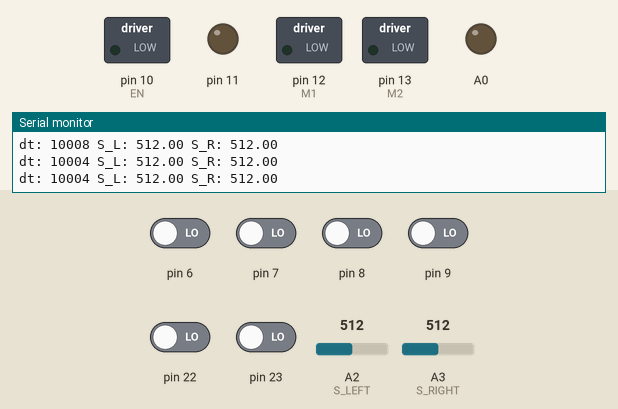
Simulated run of this sketch. Board: Arduino Uno, built with avr-gcc and run on an emulated ATmega328P. Parts: switched loads named in the sketch (green lamp = pin HIGH), output pins drawn as LEDs (lit = HIGH), the last lines printed to the serial monitor. The inputs (shaded band) are chosen by the test bench; at power-on: pin 6–9, pin 22, pin 23 LOW, A2 (S_LEFT) = 512, A3 (S_RIGHT) = 512.

Above: at 1.2 s.
1.3 s: A2 (S_LEFT) set to 463
3.5 s: A2 (S_LEFT) set to 431
5.1 s: A3 (S_RIGHT) set to 543
At 5.4 s:
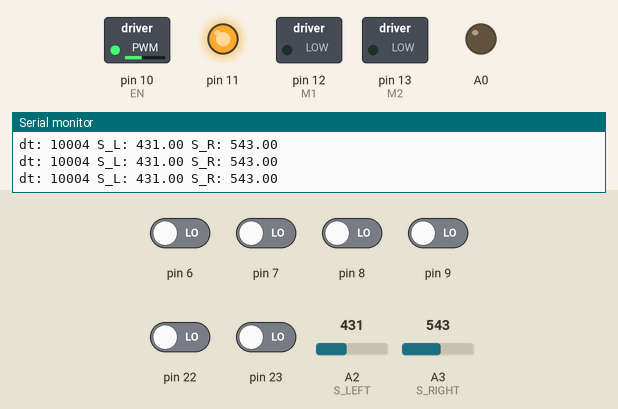
6.6 s: A3 (S_RIGHT) set to 716
At 7.5 s:
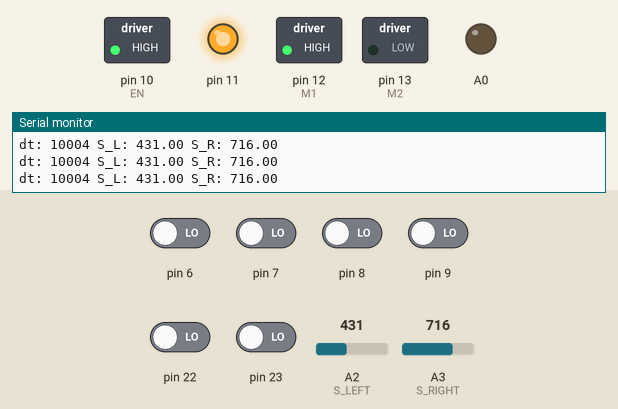
8.1 s: A3 (S_RIGHT) set to 306
At 8.7 s:
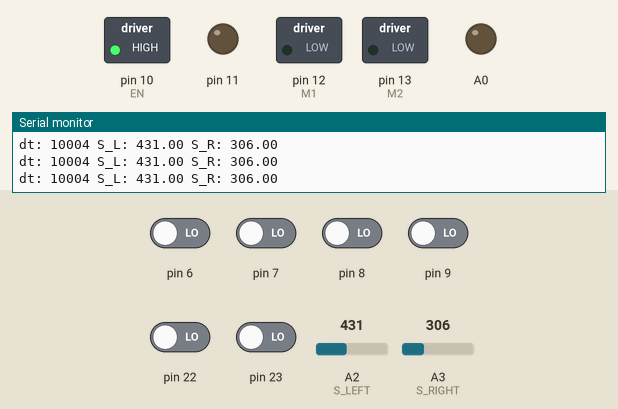
9.6 s: pin 8 driven HIGH
At 10.2 s:
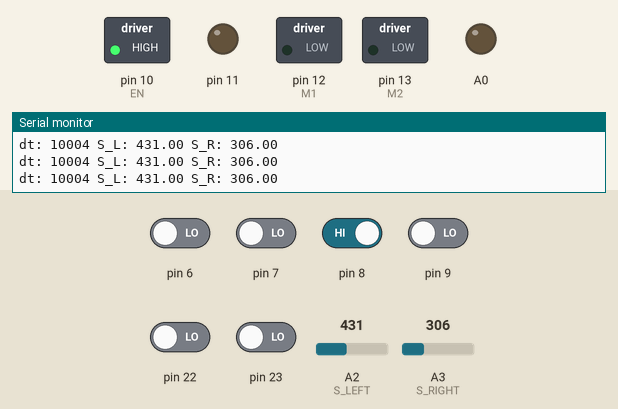
Timing chart, 0 to 12.1 s (numbered marks = the images above; inputs shaded):
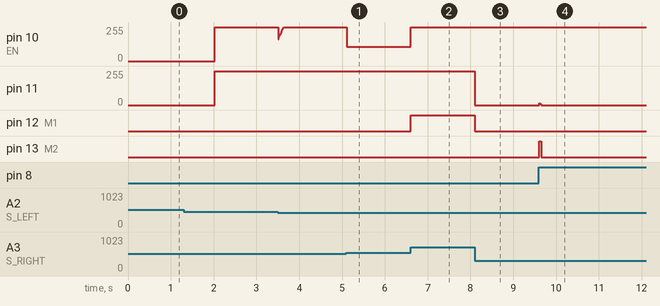

Measured:
- the behaviour switches between 531 and 532 on A3 (S_RIGHT) (found by bisection; images 0 and 1)
- after the input at 5.1 s, pin 10 (EN): 255/255 → 106/255 at once
- after the input at 6.6 s, pin 10 (EN): 106/255 → 255/255 at once; pin 12 (M1): LOW → HIGH at once
- after the input at 8.1 s, pin 11: 255/255 → 0/255 at once; pin 12 (M1): HIGH → LOW at once
- after the input at 9.6 s, pin 11: 0/255 → 13/255 at once, → 7/255 0.02 s later, → 4/255 0.01 s later, → 0/255 0.01 s later; pin 13 (M2): LOW → HIGH at once, → LOW 0.04 s later

The sketch:

progTeleg.ino
```cpp
#include <Wire.h>
#include <Arduino.h>
#include "ConnectionList.h"
#include "Defines.h"
#include "Motor.h"


MotorConnectionParams mconnp1 =
{
    .IN =      MOTOR1_IN,
    .EN =      MOTOR1_EN,
    .ENC_PPR =  MOTORS_PPR,
    .i =        MOTORS_GEAR_RATIO,
    .ke =       MOTORS_KE,
    .ENC_PORT = MOTOR1_ENC_PORT,
    .ENC_MASK = MOTOR1_ENC_MASK,
    .ENC_SHIFT= MOTOR1_ENC_SHIFT,
    .ENC_DIR =  MOTOR1_ENC_DIR,
};
MotorConnectionParams mconnp2 =
{
    .IN =      MOTOR2_IN,
    .EN =      MOTOR2_EN,
    .ENC_PPR =  MOTORS_PPR,
    .i =        MOTORS_GEAR_RATIO,
    .ke =       MOTORS_KE,
    .ENC_PORT = MOTOR2_ENC_PORT,
    .ENC_MASK = MOTOR2_ENC_MASK,
    .ENC_SHIFT= MOTOR2_ENC_SHIFT,
    .ENC_DIR =  MOTOR2_ENC_DIR,
};
MotorControllerParams mctrlp =
{
    .maxU = MOTORS_MAX_U,
    .moveU = MOTORS_MOVE_U,
    .maxSpeed = MOTORS_MAX_SPEED,
    .maxAccel = 9999,
    .Ts = Ts_s,
    .kp = MOTORS_PI_GAIN,
    .ki = MOTORS_PI_KI,
    .speedFilterT = 2*Ts_s,
    .maxUi = 9999
};
Motor motor1(&mconnp1, &mctrlp);
Motor motor2(&mconnp2, &mctrlp);

ISR(PCINT2_vect){motor1.interruptHandler();}    // Port D, PCINT16 - PCINT23
ISR(PCINT0_vect){motor2.interruptHandler();}    // Port B, PCINT0 - PCINT7

uint32_t tmr1 = 0; // таймер
uint32_t tmr2 = 0; // 2 таймер
int grey = 165; // усл значение серого
int v_f = 4; // скорость вперёд
float Kp = 0.03; // коэффициент пропорцианального регулятора
int prkt = 0; // счётчик перекрёстков
bool is_black = false; // видит ли чёрный цвет датчик
bool is_blackOld = false; // видел ли датчик чёрный цвет в предыдущей итерации
bool tmr2_flag = false; // флаг 2 таймера
int M1 = 12; // левый по ходу мотор на шилде
int M2 = 13; // правый по ходу мотор на шилде
int E1 = 10; // enable левого мотора
int E2 = 11; // enable правого мотора
int perkt_sens;
int perkt_sensOld;

uint32_t dt = 0;
float S_L;
float S_R;
float err;
float up;
float u;
float v_L;
float v_R;

void setup()
{
  Wire.begin(); // инициализация библиотеки Wire позволяющую использовать шину I2c
  Serial.begin(115200); // инициализация последавательного порта

  pinMode(M1, OUTPUT); // устанавливаем пин M1 на выход
  pinMode(M2, OUTPUT); // устанавливаем пин M2 на выход
  pinMode(A3, INPUT);
  pinMode(A0, OUTPUT);

  pinMode(S_LEFT, INPUT);
  pinMode(S_RIGHT, INPUT);

  // Det timer 2 divisor to  256 for PWM frequency of 122.070312500 Hz
  TCCR2B = TCCR2B & B11111000 | B00000110;

  // https://thewanderingengineer.com/2014/08/11/arduino-pin-change-interrupts/
  PCICR |= 0b00000001;    // turn on port b
  PCICR |= 0b00000100;    // turn on port d change interrupts

  PCMSK0 |= 0b00000011;    // turn on pins PB0 and PB1 (D8 and D9)
  PCMSK2 |= 0b11000000;    // turn on pins PD6 & PD7 (D6 and D7)
}

enum
{
  initialization,
  line,
  manip_on,
  sleep,
};

int state = initialization;


void drive(int v_L, int v_R)
{
  motor1.setSpeed(v_R);
  motor2.setSpeed(v_L);

  motor1.update();
  motor2.update();
}

void change_state_by_timer(uint32_t delay_time, int next_state)
{
  if (tmr2_flag == false)
  {
    tmr2_flag = true;
    tmr2 = millis();
  }
  if (millis() - tmr2 > delay_time)
  {
    tmr2_flag = false;
    state = next_state;
  }
}

void loop()
{
  // таймер
  while (micros() - tmr1 < Ts_us);
  dt = micros() - tmr1;
  tmr1 = micros();

  // чтение датчика
  S_L = analogRead(S_LEFT); // перекрёстки
  S_R = analogRead(S_RIGHT); // линия
  // perkt_sens = digitalRead(A3);

  switch (state) {
    case initialization:
      change_state_by_timer(2000, line);
      break;
    case line:
      // п+ регулятор
      err = S_L - S_R;

      up = Kp * err;
      u = up;
      // микшер
      v_L = v_f - u;
      v_R = v_f + u;
      // поверка перекрёстков
      if (perkt_sens == 0 && perkt_sensOld == 1) {
        prkt = prkt + 1;
      }
      // проверка 3 перекрёстков (условие перехода)
      if (prkt >= 3) {
        v_L = 0;
        v_R = 0;
        is_black = 0;
        is_blackOld = 0;
        state = manip_on;
      }
      break;
    case manip_on:
      // подаём сигнал
      digitalWrite(A0, HIGH);
      // условие перехода
      change_state_by_timer(100, sleep);
      break;
    case sleep:
      digitalWrite(A0, LOW);
      v_L = 0;
      v_R = 0;
      break;
  }
  // выдача управляющих воздействий
  drive(v_L, v_R);

  // Логи
  Serial.println(
    "dt: " + String(dt) +
    // LOG("motor1 angle", motor1.getAngle())

    " S_L: " + String(S_L) +
    " S_R: " + String(S_R) +
    // " state: " + String(state) +
    // " prkt: " + String(prkt) +
    // " perkt_sens: " + String(perkt_sens) +
    // " err: " + String(err) +
    // " u: " + String(u) +
    // " v_L: " + String(v_L) +
    // " is_blackOld: " + String(is_blackOld) +
    // " is_black: " + String(is_black) +
    // " v_R: " + String(v_R)
    "");
  is_blackOld = is_black;
  perkt_sensOld = perkt_sens;
}
```

ConnectionList.h
```cpp
#pragma once

#include "Arduino.h"


//------------------------MOTORS---------------------------

#define MOTOR1_IN           12
#define MOTOR1_EN           10
#define MOTOR1_ENC_PORT     &PIND
#define MOTOR1_ENC_MASK     0b11000000
#define MOTOR1_ENC_SHIFT    6
#define MOTOR1_ENC_DIR      1

#define MOTOR2_IN           13
#define MOTOR2_EN           11
#define MOTOR2_ENC_PORT     &PINB
#define MOTOR2_ENC_MASK     0b00000011
#define MOTOR2_ENC_SHIFT    0
#define MOTOR2_ENC_DIR      -1


//-----------------------SENSORS---------------------------

#define S_LEFT              A2
#define S_RIGHT             A3


//-------------------------I2C-----------------------------
```

Defines.h
```cpp
#pragma once

/////////////// TIME ////////////////

#define Ts_us                                   10000 /*!< sample time [microseconds]*/
#define Ts_s                                    ((float)Ts_us * 0.000001)


////////////// MOTORS //////////////

#define MOTORS_ROBOT_MAX_SPEED                  1500 /*!< [mm/s] */


#define MOTORS_MAX_U                            12.0 /*!< [V] */
#define MOTORS_MOVE_U                           0.1  /*!< [V] */
#define MOTORS_MAX_SPEED                        30.0     //rad/second
#define MOTORS_KE                               0.67  /*!< [V/rad/s] 12V/100rpm*/

#define MOTORS_WHEEL_RAD_MM                     35
#define MOTORS_ROBOT_HALF_BASE_MM               200

#define MOTORS_GEAR_RATIO                       75
#define MOTORS_PPR                              48     //Encoder pulses per rotation
#define MOTORS_TIME_CONSTANT                    0.200
#define MOTORS_Tu                               Ts_s
#define MOTORS_ABS_OPTIMUM_SETTING              2.0
#define MOTORS_PI_KI                            (MOTORS_KE/(MOTORS_ABS_OPTIMUM_SETTING*MOTORS_Tu))
#define MOTORS_PI_GAIN                          (MOTORS_PI_KI*MOTORS_TIME_CONSTANT)


///////////// LINE //////////////////

#define BLACK_VAL                               800
#define WHITE_VAL                               100
#define GREY_VAL                                ((BLACK_VAL + WHITE_VAL) / 2)

//////////////////////////
#define LOG(name, val)  + String("\t") + String(name) + String(": ") + String(val)
```

Errors.h
```cpp
#pragma once

typedef uint16_t ERROR_TYPE;

#define NO_ERRORS                       0b0000000000000000

#define NRF_CONNECTION_ERROR            0b0000000000000001
#define NRF_DATA_RATE_ERROR             0b0000000000000010
#define KICKER_WAIT_TIMEOUT             0b0000000000000100
```

Motor.h
```cpp
#pragma once

#include "Arduino.h"
#include "Errors.h"
#include "Updatable.h"
#include "Defines.h"

#include "Tau.h"

struct MotorConnectionParams
{
    int IN;
    int EN;

    int ENC_PPR; /*!< Pulses per rotation */
    float i; /*!< Gear ratio */
    //
    float ke;
    //
    volatile uint8_t *ENC_PORT;
    uint8_t ENC_MASK;
    uint8_t ENC_SHIFT;
    int8_t ENC_DIR;
};

struct MotorControllerParams
{
    float maxU;
    float moveU;
    float maxSpeed;
    float maxAccel;
    float Ts;
    float kp;
    float ki;
    float speedFilterT;
    float maxUi; /*!< Max U change rate (derivative) */
};

class Motor : public Updatable, public MotorControllerParams, public MotorConnectionParams
{
public:
    Motor(MotorConnectionParams *mconnp, MotorControllerParams *mctrlp);
    void usePID(bool);
    /*!v Установить целевую скорость в [рад/с] */
    void setSpeed(double speed);
    void zeroAngle();
    double getAngle();
    int getTicks();
    int getPrevEnc() {return prevEnc;}
    double getSpeed();
    /*!v Обновить мотор. Вызывать раз в период квантования! */
    ERROR_TYPE update() override;
    void interruptHandler();
    void applyU(float u);

private:

    bool usePIDFlag = true;
    PIreg piReg;
    Saturation spdLimiter;
    RateLimiter accLimiter;
    FOD spdFilter;
    RateLimiter UchangeLimiter;

    float pulses2rad;      /*!< Коэффициент пересчета тиков в радианы */
    int8_t motorDir;
    volatile int counter = 0;
    int encCounter = 0;
    uint64_t timer = 0;

    volatile uint8_t prevEnc;
    int8_t ett[4][4] = { 0 }; /*!< Encoder transition table */

    float goalSpeed = 0, realSpeed = 0, angle = 0;
};

// maxSpeed in rad/second
Motor::Motor(MotorConnectionParams *mconnp, MotorControllerParams *mctrlp)
    :   MotorConnectionParams(*mconnp),
        MotorControllerParams(*mctrlp),
        piReg(mctrlp->Ts, mctrlp->kp, mctrlp->ki, maxU),
        spdLimiter(-mctrlp->maxSpeed, mctrlp->maxSpeed),
        accLimiter(mctrlp->Ts, mctrlp->maxAccel),
        spdFilter(mctrlp->Ts, mctrlp->speedFilterT, true),
        UchangeLimiter(mctrlp->Ts, mctrlp->maxUi /* [V/s] */)
{
    this->pulses2rad = 2.0 * M_PI / (ENC_PPR * i);
    motorDir = this->pulses2rad > 0 ? 1 : -1;

    ett[0b00][0b10] = ENC_DIR;
    ett[0b10][0b11] = ENC_DIR;
    ett[0b11][0b01] = ENC_DIR;
    ett[0b01][0b00] = ENC_DIR;

    ett[0b00][0b01] = -ENC_DIR;
    ett[0b01][0b11] = -ENC_DIR;
    ett[0b11][0b10] = -ENC_DIR;
    ett[0b10][0b00] = -ENC_DIR;

    pinMode(IN, OUTPUT);
    pinMode(EN, OUTPUT);

    applyU(0);
}

void Motor::usePID(bool enablePID)
{
    usePIDFlag = enablePID;
}

void Motor::setSpeed(double speed)
{
    goalSpeed = accLimiter.tick(spdLimiter.tick(speed));
}

ERROR_TYPE Motor::update()
{
    noInterrupts();
    int c = counter;
    counter = 0;
    interrupts();

    timer = millis();
    encCounter += c;
    angle += c * pulses2rad;
    realSpeed = spdFilter.tick(angle);

    float feedforwardU = goalSpeed * ke;

    float feedbackU = usePIDFlag ? piReg.tick(goalSpeed - realSpeed) : 0;

    // Serial.println(""
    //     LOG("speed", realSpeed)
    //     LOG("feedforw U", feedforwardU)
    //     LOG("feedback U", feedbackU)
    // );

    applyU(feedforwardU + feedbackU);

    return NO_ERRORS;
}

// speed in rad/second
void Motor::applyU(float u)
{
    u *= motorDir;
    if(u == constrain(u, -moveU, moveU))
    {
        u = 0;
    }

    float slowed_u = UchangeLimiter.tick(u);
    // float slowed_u = u;
    int pwm = slowed_u / maxU * 255;

    if (pwm > 255)
        pwm = 255;
    if (pwm < -255)
        pwm = -255;

    if (pwm >= 0)
    {
        analogWrite(EN, pwm);
        digitalWrite(IN, LOW);
    }
    else
    {
        analogWrite(EN, -pwm);
        digitalWrite(IN, HIGH);
    }
}

void Motor::zeroAngle()
{
    angle = 0.0;
}

double Motor::getAngle()
{
    return angle;
}

int Motor::getTicks()
{
    return encCounter;
}

// Returns real speed measured with encoder in rad/second
double Motor::getSpeed()
{
    return realSpeed;
}

void Motor::interruptHandler()
{
    uint8_t enc = ((*ENC_PORT) & ENC_MASK) >> ENC_SHIFT;
    counter += ett[prevEnc][enc];
    prevEnc = enc;
}
```

Tau.cpp
```cpp
#include "Tau.h"

/*!v Tau Base class*/

TauBase::TauBase(float Ts)
{
    this->Ts = Ts;
    out = 0;
}

void TauBase::reset()
{
}

float TauBase::get_val()
{
    return out;
}

/*!v Integrator */

Integrator::Integrator(float Ts) : TauBase(Ts)
{
    reset();
}

void Integrator::set(float in)
{
    I = in;
}

void Integrator::reset()
{
    out = I = 0;
}

float Integrator::tick(float in)
{
    I += in * Ts;
    out = I;
    return out;
}

/*!v First order differetiator */

FOD::FOD(float Ts, float T, bool is_angle) : TauBase(Ts), I(Ts)
{
    this->T = T;
    this->is_angle = is_angle;
}

void FOD::reset()
{
    I.reset();
}

float FOD::tick(float in)
{
    float err = in - I.get_val();

    if (is_angle)
    {
        if (err > TAU_PI)
        {
            err -= TAU_2PI;
            I.set(I.get_val() + TAU_2PI);
        }
        else if (err < -TAU_2PI)
        {
            err += TAU_2PI;
            I.set(I.get_val() - TAU_2PI);
        }
    }

    out = err / T;
    I.tick(out);
    return out;
}

/*!v First order low pass filter */

FOLP::FOLP(float Ts, float T) : TauBase(Ts), I(Ts)
{
    this->T = T;
}

void FOLP::reset()
{
    I.reset();
}

float FOLP::tick(float in)
{
    float err = in - out;
    out = err / T;
    I.tick(out);
    return out;
}

/*!v Rate limiter */

RateLimiter::RateLimiter(float Ts, float max_der) : TauBase(Ts), I(Ts), sat(-max_der, max_der)
{
    this->max_der = max_der;
    this->gain = 1 / Ts;
}

void RateLimiter::reset()
{
    I.reset();
}

float RateLimiter::tick(float in)
{
    float err = in - out;
    float satin = gain * err;
    return out = I.tick(sat.tick(satin));
}

PIreg::PIreg(float Ts, float kp, float ki, float max_out) : TauBase(Ts), I(Ts), sat(-max_out, max_out)
{
    this->kp = kp;
    this->ki = ki;
}

float PIreg::tick(float in)
{
    out = kp * in + ki * I.tick(in);
    if (out != sat.tick(out))
    {
        I.tick(-in);
    }
    return out = sat.tick(out);
}
```

Tau.h
```cpp
#pragma once

#define TAU_PI 3.1415926
#define TAU_2PI 6.2831853

/**
 * @brief Базовый класс для определения динамических звеньев
 *
 */
class TauBase
{
public:
    TauBase(float Ts);
    virtual void reset();
    virtual float tick(float in) = 0;
    virtual float tick(float in, float in2) { return tick(in); }
    float get_val();

protected:
    float Ts;
    float out;
};

class Gain : public TauBase
{
public:
    Gain(float gain) : TauBase(0) { this->gain = gain; }
    float tick(float in) { return out = in * gain; }

protected:
    float gain;
};

/**
 * @brief Сумматор со сложением
 */
class Sum : public TauBase
{
public:
    Sum() : TauBase(0) {}
    float tick(float in) { return 0; }
    float tick(float in, float in2) { return out = in + in2; }
};

/**
 * @brief Сумматор с вычитанием
 */
class Sub : public TauBase
{
public:
    Sub() : TauBase(0) {}
    float tick(float in) { return 0; }
    float tick(float in, float in2) { return out = in - in2; }
};

/**
 * @brief Класс, позволяющий легко соединять цепочки из звеньев
 */
class Chain
{
public:
    Chain(float in) { val = in; }
    Chain &chain(TauBase *link)
    {
        val = link->tick(val);
        return *this;
    }
    Chain &chain2(TauBase *link, float in2)
    {
        val = link->tick(val, in2);
        return *this;
    }
    float get() { return val; }

protected:
    float val;
};

/**
 * @brief Интегратор
 *
 */
class Integrator : public TauBase
{
public:
    Integrator(float Ts);
    void set(float in);
    void reset() override;
    float tick(float in) override;

protected:
    float I;
};

/**
 * @brief Реальное дифференцирующее звено (фильтр высоких частот) первого порядка
 *
 */
class FOD : public TauBase
{
public:
    FOD(float Ts, float T, bool is_angle = false);
    void reset() override;
    float tick(float in) override;

protected:
    Integrator I;
    float T;
    bool is_angle;
};

/**
 * @brief Фильтр низких частот первого порядка
 *
 */
class FOLP : public TauBase
{
public:
    FOLP(float Ts, float T);
    void reset() override;
    float tick(float in) override;

protected:
    Integrator I;
    float T;
};

/**
 * @brief Звено насыщения
 *
 */
class Saturation : public TauBase
{
public:
    Saturation(float min_val, float max_val) : TauBase(0)
    {
        this->min_val = min_val;
        this->max_val = max_val;
    }
    void reset() override {}
    float tick(float in)
    {
        return out = (in < min_val) ? min_val : ((in > max_val) ? max_val : in);
    }

protected:
    float min_val, max_val;
};

/**
 * @brief Звено ограничения первой производной (скорости изменения)
 */
class RateLimiter : public TauBase
{
public:
    RateLimiter(float Ts, float max_der);
    void reset() override;
    float tick(float in) override;

protected:
    Integrator I;
    Saturation sat;
    float gain;
    float max_der;
};

class PIreg : public TauBase
{
public:
    PIreg(float Ts, float gain, float ki, float max_out);
    float tick(float in) override;

protected:
    float kp, ki;
    Integrator I;
    Saturation sat;
};

// class PISD : public TauBase {
// public:
//     PISD(float Ts, float gain, float kd, float ki, float max_out);
//     float tick(float in) override { return 0; }
//     float tick(float in, float in2) override;

// protected:
//     float gain;
//     float kd;
//     float ki;
//     float max_out;
//     Integrator I;
// };
```

Updatable.h
```cpp
#pragma once

#include "Errors.h"

class Updatable
{
public:
    ERROR_TYPE virtual update() = 0;
};
```
